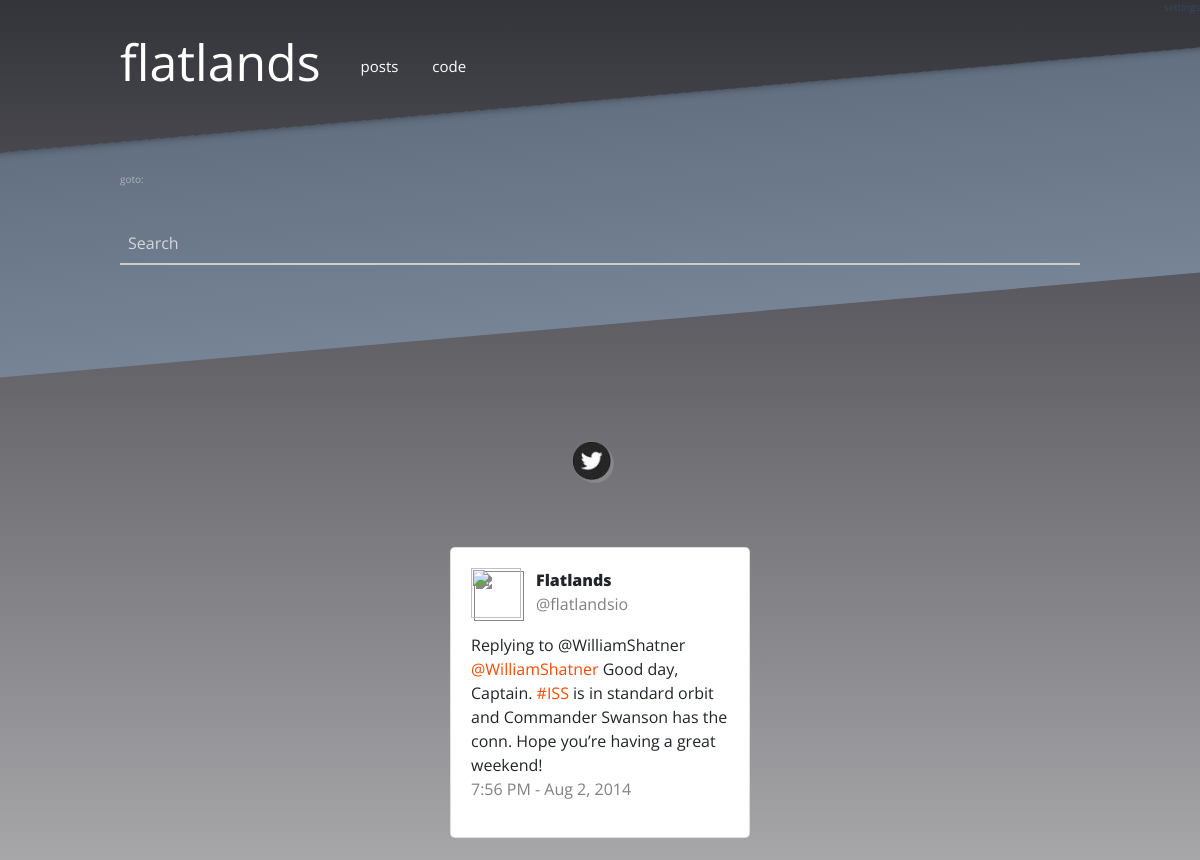
/tag/letsencrypt (upper part), run on an earlier commit of the app's database.
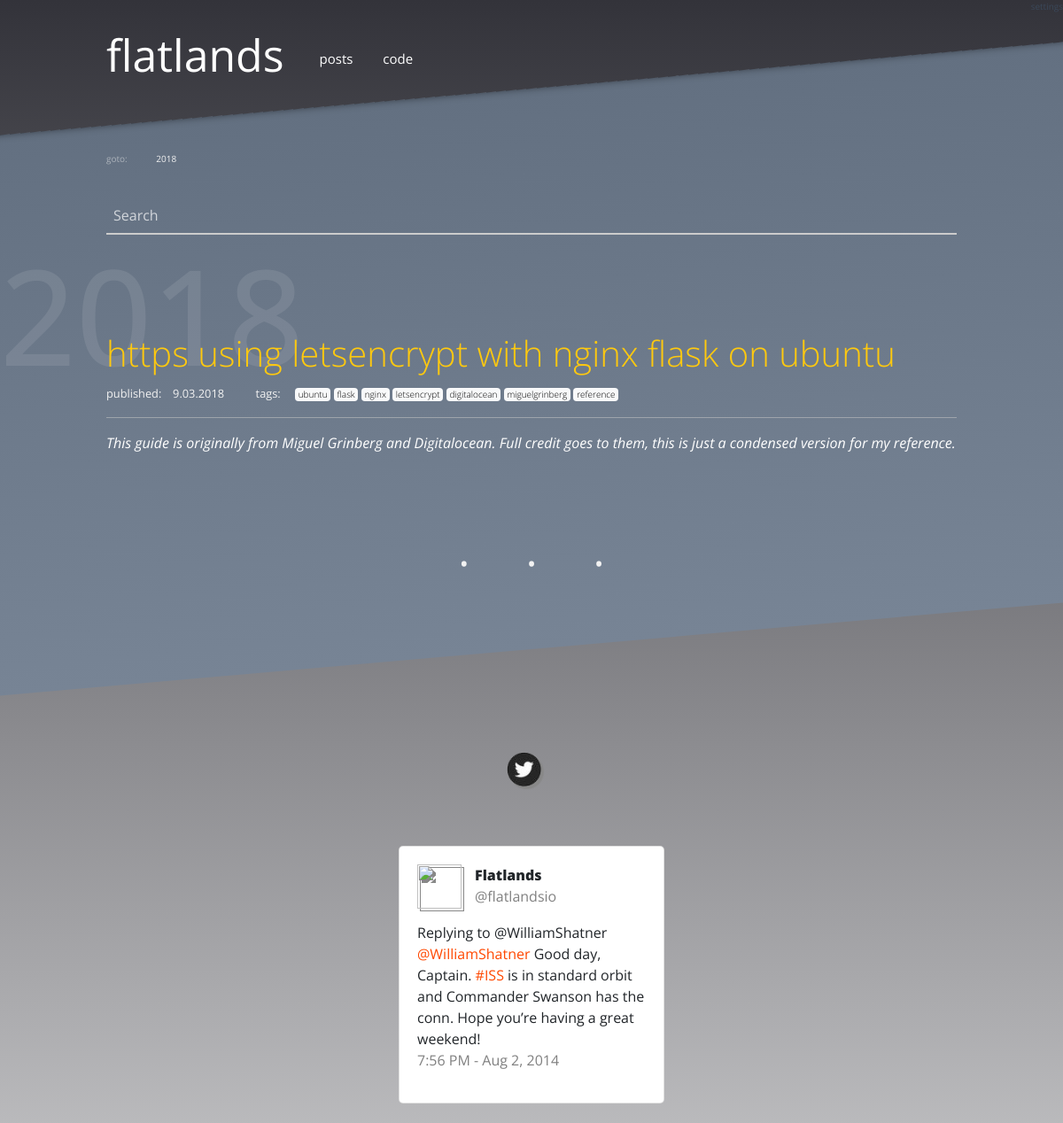
And on a later commit of the database.
### modules/models.py (models this page shows, shortened)
class Post(db.Model):
    id = db.Column(db.Integer, primary_key=True)
    title = db.Column(db.String())
    author = db.Column(db.String())
    tags = db.Column(db.String())
    strap = db.Column(db.String())
    content = db.Column(db.String())
    pub_date = db.Column(db.String())
    published = db.Column(db.Boolean, default=False)

### app.py (the view)
@app.route('/tag/<tag>')
def tag(tag):
    all_posts = modules.database.Post().all()
    posts = modules.database.Post().query_tags(str(tag))
    years = modules.database.Post().years_from_posts(posts)
    return render_template('tag.html', posts=posts, years=years)

### modules/database.py (called while the page is built)
    def _retrive_posts(self, published=None):
        if published == None:
            return modules.models.Post.query.all()
        else:
            return modules.models.Post.query.filter_by(published=published).all()

    def to_json(self, results):
        result = {}
        item = {}
        count = 1
        for row in results:
            for k, v in row.__dict__.items():
                if not k.startswith('_') and k != 'id':
                    item[k] = v
            result[count] = item
            count += 1
            item = {}
        return result

    def all(self):
        return self.to_json(self._retrive_posts())

    def years_from_posts(self, posts):
        years = []
        for code, data in posts.items():
            day, month, year = data['pub_date'].split('.')
            years.append(year)
        return sorted(list(set(years)), reverse=True)

    def query_tags(self, tag):
        output = {}
        for code, data in self.to_json(self._retrive_posts()).items():
            if tag in data['tags'].split(' '):
                output[code] = data
        return output

### templates/tag.html
{% extends "base.html" %}
{% block content %}
{% include 'post_nav.html' %}
{% for year in years %}
    <a name="{{ year }}">
        <div class="section-head">
            <h4>{{ year }}</h4>
        </div>
    </a>
    {% for code, data in posts.items()|reverse %}
        {% if data.pub_date.endswith(year) and data.published != False %}
            <div class="blog-post">
                <h4><a href="/post/{{ data.title|replace(" ", "-") }}">{{data.title}}</a></h4>
                <small>
                    published:&emsp;{{data.pub_date}} &emsp; &emsp;
                    tags:&emsp;
                        {% for tag in data.tags.split(' ') %}
                        <span class="badge badge-light"><a style="color:black;font-size:10px;" href="/tag/{{tag}}">{{tag}}</a></span>
                        {% endfor %}
                    </small>
                    <hr style="background-color:rgba(242, 242, 242, .5);">
                <div class="blog-post-strap">{{data.strap}}</div>
            </div>
            <p style="height:30px;"></p>
        {% endif %}
    {% endfor %}
    <div style="color: rgb(242, 242, 242); text-align: center; word-spacing: 50px; font-size: 50px;">· · ·</div>
{% endfor %}
{% endblock %}

### templates/base.html (shortened to what this page needs)
<!doctype html>
<html lang="en">
  <head>
    <link rel="stylesheet" href="https://maxcdn.bootstrapcdn.com/bootstrap/4.0.0-beta.2/css/bootstrap.min.css">
    <link rel="stylesheet" type="text/css" href="{{ url_for('static', filename='css/main.css') }}">
    <link type="text/css" rel="stylesheet" href="https://platform.twitter.com/css/tweet.529166ecfeb05abf3ee5afe0a8c349a4.light.ltr.css">
  </head>
  <body>
              {% include 'header.html' %}
              <div class="main-content">
                  <div class="main-content-wrapper">
                  {% block content %}
                  {% endblock %}
                  </div>
                </div>
                {% include 'footer.html' %}
  </body>
</html>

### templates/header.html
<div style="display:flex; justify-content:flex-end;">
<a style="color:rgb(59, 72, 89);font-size:10px;" href="/settings">settings</a>
</div>
<div class="header">
<div style="display: flex; justify-content: flex-start;">
<div >
  <a style="margin: 0; font-size: 50px;color:white;" href="/posts">flatlands</a>
</div>
  <div class="header-nav">
    <a href="/posts">posts</a>
    <a href="/solution">code</a>
  </div>
</div>
</div>

### templates/post_nav.html
<p style="height:20px;"></p>
        <div style="padding-left:10%;padding-right:10%;">
        <div class="sub-nav">
            goto:
            {% for year in years %}
                <a href="#{{ year }}">{{ year }}</a>
            {% endfor %}
        </div>
        <p style="height:20px;"></p>
        <form>
                <input class="w3-input" type="text" placeholder="Search">
              </form>
</div>

### templates/footer.html (shortened to what this page needs)
<p style="height:100px;"></p>
<div class="footer">
            <div class="footer-detail">
        <a href="https://twitter.com/flatlandsio" target="_blank"><img style="width: 40px; height: 40px;" src="/static/img/so_twitter.png"></a>&emsp;
        <p style="height:50px;"></p>
        {% include 'fake_tweet.html' %}
        <br>
        <br>
        <br>
    </div>
</div>
<br>

### templates/fake_tweet.html
<div style="margin: 0 auto;text-align:left;width:300px;padding:20px;background-color:white; border-color:rgba(0, 0, 0, .12); border-style: solid;border-width:1px;border-radius: 5px;">
        <div style="display:flex;justify-content:flex-start;">
        <div>
            <img src="" style="width:50px;height:50px;">
            </div>
            <div>
                <p style="padding-left:15px;margin:0;font-weight:900;">Flatlands</p>
                <p style="padding-left:15px;margin:0;color: gray;">@flatlandsio</p>
                </div>
            </div>
        <div style="padding-top:15px;">
        Replying to @WilliamShatner <br>
        <a href="">@WilliamShatner</a> Good day, Captain. <a href="">#ISS</a> is in standard orbit and Commander Swanson has the conn. Hope you’re having a great weekend!<br>
        <p style="color: gray;">7:56 PM - Aug 2, 2014</p>
        </div>
        </div>

### static/css/main.css (style rules this page uses)
body { margin: 0; font-family: 'Open Sans', sans-serif; background: linear-gradient(rgb(51, 51, 58), white); }
.header { margin: 0; padding-top: 10px; padding-left: 10%; padding-right: 10%; display: flex; }
.header a { color: white; text-decoration: none; }
.header-nav { margin: 0; word-spacing: 30px; font-size: 15px; padding-top: 30px; padding-left: 40px; }
.header-nav a { color: white; text-decoration: none; }
.sub-nav { color: rgba(242, 242, 242, .5); word-spacing: 30px; font-size: 10px; }
.sub-nav a { color: rgb(242, 242, 242); text-decoration: none; }
.main-content { box-shadow: 0px 197px 9px -198px rgba(0,0,0,.5) inset; -webkit-box-shadow: 0px 197px 9px -198px rgba(0,0,0,.5) inset; -moz-box-shadow: 0px 197px 9px -198px rgba(0,0,0,.5) inset; background: linear-gradient(rgb(99, 112, 129), rgb(119, 132, 149)); padding-top: 3%; padding-bottom: 5%; -webkit-transform: skewY(-5deg); -moz-transform: skewY(-5deg); -ms-transform: skewY(-5deg); -o-transform: skewY(-5deg); transform: skewY(-5deg); }
.main-content > .main-content-wrapper { -webkit-transform: skewY(5deg); -moz-transform: skewY(5deg); -ms-transform: skewY(5deg); -o-transform: skewY(5deg); transform: skewY(5deg); }
.section-head { height:110px; }
.section-head h4 { font-size: 150px; color:rgba(242, 242, 242, .1); }
.blog-post { position:relative; padding-left: 10%; padding-right: 10%; padding-bottom: 40px; }
.blog-post small { color: rgb(242, 242, 242); }
.blog-post small a { color: rgb(242, 242, 242); }
.blog-post-strap { color: white; font-style: italic; }
.blog-post a { font-size: 40px; font-weight: 300; color: rgb(255, 201, 14); text-decoration: none; }
.footer { display: flex; justify-content: space-around; }
.footer-detail { max-width:600px; text-align:center; }
.footer-detail a { color: rgb(255, 72, 0); text-decoration: none; }
.footer-detail img { -webkit-filter: drop-shadow(3px 3px 0px rgb(105, 105, 105)); filter: drop-shadow(3px 3px 0px rgb(136, 136, 136)); }
.w3-input { padding:8px;color:white;display:block;border:none;background-color:transparent;border-bottom:2px solid #ccc;width:100% }
::placeholder { color:white; opacity: .7; }

What changed in the data, as far as the page shows it:
added Post: title "https using letsencrypt with nginx flask on ubuntu", pub_date "9.03.2018", strap "This guide is originally from Miguel Grinberg and Digitalocean. Full credit goes to them, this is just a condensed version for my reference."
Also different on the page:
new list line: "2018"
new list line: "published: tags: ubuntu flask nginx letsencrypt digitalocean miguelgrinberg reference · · ·"
